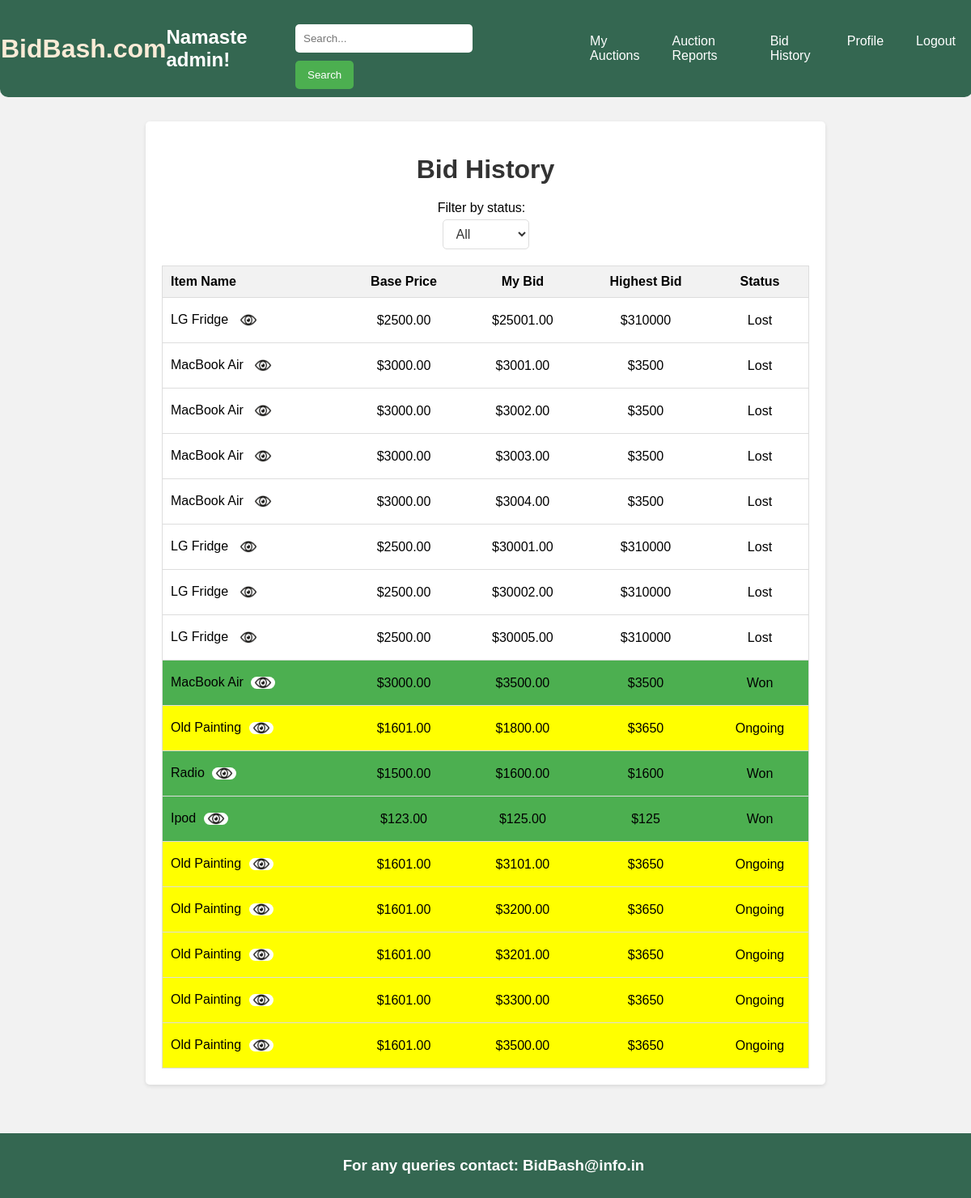
Page /bid_history/ (signed in) on the committed database.
### myapp/models.py (models this page shows, shortened)
class User(AbstractUser):
    contact_no = models.IntegerField(null=True)
    email = models.EmailField(max_length=254)
    first_name = models.CharField(max_length=30)
    last_name = models.CharField(max_length=30)

class AuctionItem(models.Model):
    name = models.CharField(max_length=100)
    description = models.TextField()
    category = models.CharField(max_length=100)
    seller = models.ForeignKey(User, on_delete=models.CASCADE)
    base_price = models.DecimalField(max_digits=10, decimal_places=2)
    start_time = models.DateTimeField()
    end_time = models.DateTimeField()
    highest_bid = models.DecimalField(max_digits=10, decimal_places=2, default=0)  # Set default value

class Bid(models.Model):
    auction = models.ForeignKey(AuctionItem, on_delete=models.CASCADE)
    bidder = models.ForeignKey(User, on_delete=models.CASCADE)
    bid_amount = models.DecimalField(max_digits=10, decimal_places=2)
    bid_time = models.DateTimeField(auto_now_add=True)

### myapp/views.py (the view)
# urls.py: path('bid_history/', views.bid_history, name='bid_history'),
def bid_history(request):
    user = request.user
    bids = Bid.objects.filter(bidder=user)
    bid_history = []
    for bid in bids:
        auction = bid.auction
        item_name = auction.name
        base_price = auction.base_price
        my_bid = bid.bid_amount
        highest_bid = Bid.objects.filter(auction=auction).aggregate(Max('bid_amount'))['bid_amount__max']
        current_time = timezone.now()
        if current_time < auction.end_time:
            status = "Ongoing"
        elif highest_bid == my_bid:
            status = "Won"
        else:
            status = "Lost"
        bid_history.append({
            'item_name': item_name,
            'base_price': base_price,
            'my_bid': my_bid,
            'highest_bid': highest_bid,
            'status': status,
            'item_id': auction.id
        })
    return render(request, 'UserSide/bid_history.html', {'bid_history': bid_history})

### templates/UserSide/bid_history.html (shortened to what this page needs)
{% extends 'UserSide/base.html' %}
{% load static %}
{% block body %}
  {% if user.is_authenticated %}
    <div style="max-width: 800px; margin: 0 auto; padding: 20px; background-color: #fff; border-radius: 5px; box-shadow: 0 2px 5px rgba(0, 0, 0, 0.1);">
      <h1 style="text-align: center; margin-bottom: 20px; color: #333;">Bid History</h1>
      <div style="margin-bottom: 20px; text-align: center;">
        <label for="status-filter" style="margin-right: 10px;">Filter by status:</label>
        <select id="status-filter" onchange="filterBidHistory(this.value)" style="padding: 8px 12px; border-radius: 5px; border: 1px solid #ddd; background-color: #fff; color: #333; font-size: 16px; cursor: pointer; transition: border-color 0.3s ease;">
            <option value="all">All</option>
        </select>
    </div>
      <table id="bid-history-table" style="width: 100%; border-collapse: collapse; border: 1px solid #ddd;">
        <thead>
          <tr>
            <th style="padding: 10px; border-bottom: 1px solid #ddd; text-align: left; background-color: #f2f2f2;">Item Name</th>
            <th style="padding: 10px; border-bottom: 1px solid #ddd; text-align: center; background-color: #f2f2f2;">Base Price</th>
            <th style="padding: 10px; border-bottom: 1px solid #ddd; text-align: center; background-color: #f2f2f2;">My Bid</th>
            <th style="padding: 10px; border-bottom: 1px solid #ddd; text-align: center; background-color: #f2f2f2;">Highest Bid</th>
            <th style="padding: 10px; border-bottom: 1px solid #ddd; text-align: center; background-color: #f2f2f2;">Status</th>
          </tr>
        </thead>
        <tbody>
          {% for bid in bid_history %}
          <tr id="bid-{{ bid.id }}" style="background-color: {% if bid.status == 'Won' %}#4CAF50{% elif bid.status == 'Ongoing' %}yellow {% endif %}">
            <td style="padding: 10px; border-bottom: 1px solid #ddd;">
              <a href="{% url 'item' bid.item_id %}" style="text-decoration: none; color: black;">
                {{ bid.item_name }}
                <img src="{% static 'images/eye_logo.jpg' %}" alt="View Item" style="vertical-align: middle; margin-left: 5px; width: 30px; height: 15px; margin-bottom: 10px;">
              </a>
            </td>
            <td style="padding: 10px; border-bottom: 1px solid #ddd; text-align: center;">${{ bid.base_price }}</td>
            <td style="padding: 10px; border-bottom: 1px solid #ddd; text-align: center;">${{ bid.my_bid }}</td>
            <td style="padding: 10px; border-bottom: 1px solid #ddd; text-align: center;">${{ bid.highest_bid }}</td>
            <td style="padding: 10px; border-bottom: 1px solid #ddd; text-align: center;">{{ bid.status }}</td>
          </tr>
          {% endfor %}
        </tbody>
      </table>
    </div>
  {% else %}
    <script type="text/javascript">
      window.location.href = "{% url 'login' %}";
    </script>
  {% endif %}
{% endblock %}

### templates/UserSide/base.html (shortened to what this page needs)
<!DOCTYPE html>
<html lang="en">
<head>
    {% load static %}
    <link rel="stylesheet" href="{% static 'styles.css' %}">
</head>
<body>
    <header>
        <a href="{% url 'home' %}" style="text-decoration:none; color: antiquewhite;"><h1>BidBash.com</h1></a>
        {% if user.is_authenticated %}
        <h2>Namaste {{ user.username }}!</h2>
        {% endif %}
        <div class="search-bar">
            <form action="{% url 'search_products' %}" method="GET">
                <input type="text" name="q" placeholder="Search...">
                <button type="submit">Search</button>
            </form>
        </div>
        <div class="menu">
            <a class="menu-icon" href="{% url 'my_auctions' %}">My Auctions</a>
            <a class="menu-icon" href="{% url 'auction_reports' %}">Auction Reports</a>
            <a class="menu-icon" href="{% url 'bid_history' %}">Bid History</a>
            <a class="menu-icon" href="{% url 'profile' %}">Profile</a>
            <a class="menu-icon" href="{% url 'logout' %}">Logout</a>
        </div>
    </header>
    <div class="content">
        {% block body %}
        {% endblock body %}
    </div>
    <footer>
        <h3>For any queries contact: BidBash@info.in</h3>
    </footer>
</body>
</html>

### static/styles.css (style rules this page uses)
body { font-family: Arial, sans-serif; margin: 0; padding: 0; background-color: #f2f2f2; min-height: 100vh; position: relative; }
header { background-color: #346751; color: #fff; border-radius: 0 0 10px 10px; padding: 10px 1px; display: flex; justify-content: space-between; align-items: center; position: fixed; top: 0; left: 0; width: 100%; z-index: 1000; }
.content { padding-top: 150px; padding-bottom: 60px; }
.search-bar { display: flex; width: 400px; }
.search-bar input[type="text"] { padding: 10px; width: 70%; border: none; border-radius: 5px; margin-right: 10px; }
.search-bar button { padding: 10px 15px; background-color: #4CAF50; color: white; border: none; border-radius: 5px; cursor: pointer; }
.menu { display: flex; }
.menu-icon { text-decoration: none; margin-left: 20px; margin-right: 20px; color: #fff; }
footer { position: absolute; bottom: 0; width: 100%; background-color: #346751; color: #fff; padding: 10px; text-align: center; }
img { margin-top: 10px; width: 100%; height: 50%; border-radius: 20px; }
form { margin-top: 20px; }
label { display: block; margin-bottom: 5px; }
input[type="email"], input[type="text"] { width: 100%; padding: 10px; margin-bottom: 10px; border: 1px solid #ccc; border-radius: 5px; }
button { padding: 10px 20px; background-color: #4CAF50; color: #fff; border: none; border-radius: 5px; cursor: pointer; }

### rows in the picture
User: username "admin"
AuctionItem: item_name "LG Fridge" "LG Fridge" "LG Fridge" "LG Fridge", base_price "2500.00" "2500.00" "2500.00" "2500.00"
Bid: my_bid "25001.00"
AuctionItem: item_name "MacBook Air" "MacBook Air" "MacBook Air" "MacBook Air" "MacBook Air", base_price "3000.00" "3000.00" "3000.00" "3000.00" "3000.00"
Bid: my_bid "3001.00"
Bid: my_bid "3002.00"
Bid: my_bid "3003.00"
Bid: my_bid "3004.00"
Bid: my_bid "30001.00"
Bid: my_bid "30002.00"
Bid: my_bid "30005.00"
Bid: my_bid "3500.00"
AuctionItem: item_name "Old Painting" "Old Painting" "Old Painting" "Old Painting" "Old Painting" "Old Painting", base_price "1601.00" "1601.00" "1601.00" "1601.00" "1601.00" "1601.00"
Bid: my_bid "1800.00"
AuctionItem: item_name "Radio", base_price "1500.00"
Bid: my_bid "1600.00"
AuctionItem: item_name "Ipod", base_price "123.00"
Bid: my_bid "125.00"
Bid: my_bid "3101.00"
Bid: my_bid "3200.00"
Bid: my_bid "3201.00"
Bid: my_bid "3300.00"
Bid: my_bid "3500.00"

### other values in the picture
{{ bid.highest_bid }} "310000" "3500" "3500" "3500" "3500" "310000" "310000" "310000" "3500" "3650" "1600" "125" "3650" "3650" "3650" "3650" "3650"
{{ bid.status }} "Lost" "Lost" "Lost" "Lost" "Lost" "Lost" "Lost" "Lost" "Won" "Ongoing" "Won" "Won" "Ongoing" "Ongoing" "Ongoing" "Ongoing" "Ongoing"
